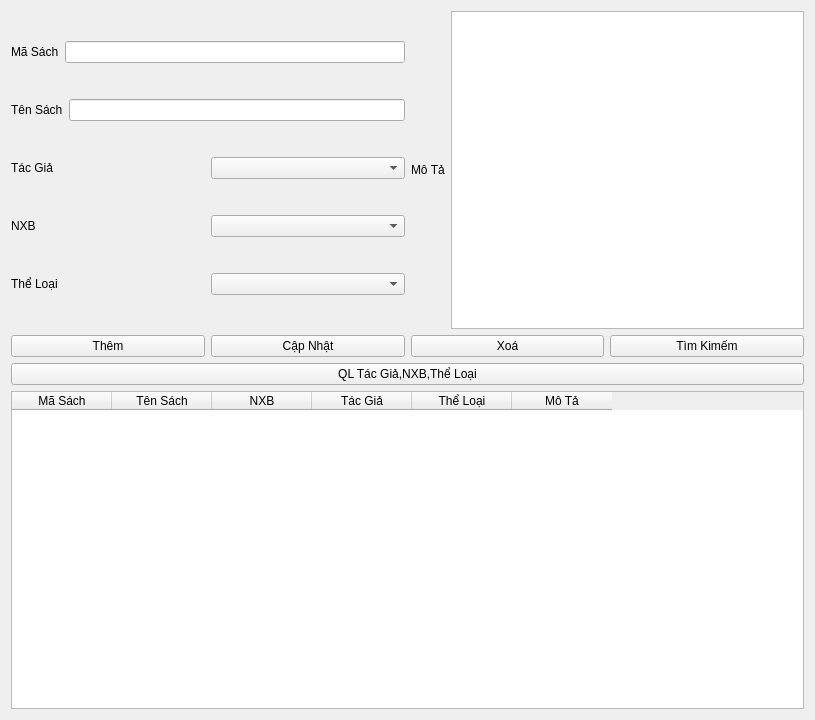
<?xml version="1.0" encoding="UTF-8"?>
<ui version="4.0">
 <class>Form</class>
 <widget class="QWidget" name="Form">
  <property name="geometry">
   <rect>
    <x>0</x>
    <y>0</y>
    <width>815</width>
    <height>720</height>
   </rect>
  </property>
  <property name="sizePolicy">
   <sizepolicy hsizetype="Preferred" vsizetype="Preferred">
    <horstretch>0</horstretch>
    <verstretch>0</verstretch>
   </sizepolicy>
  </property>
  <property name="windowTitle">
   <string>Form</string>
  </property>
  <layout class="QGridLayout" name="gridLayout_10">
   <item row="0" column="0">
    <layout class="QGridLayout" name="gridLayout_5">
     <item row="0" column="0">
      <layout class="QGridLayout" name="gridLayout_8">
       <item row="0" column="0">
        <layout class="QGridLayout" name="gridLayout">
         <item row="0" column="0">
          <widget class="QLabel" name="label">
           <property name="text">
            <string>Mã Sách</string>
           </property>
          </widget>
         </item>
         <item row="0" column="1">
          <widget class="QLineEdit" name="lineEdit"/>
         </item>
        </layout>
       </item>
       <item row="1" column="0">
        <layout class="QGridLayout" name="gridLayout_2">
         <item row="0" column="0">
          <widget class="QLabel" name="label_2">
           <property name="text">
            <string>Tên Sách</string>
           </property>
          </widget>
         </item>
         <item row="0" column="1">
          <widget class="QLineEdit" name="lineEdit_2"/>
         </item>
        </layout>
       </item>
       <item row="2" column="0">
        <layout class="QGridLayout" name="gridLayout_3">
         <item row="0" column="1">
          <widget class="QComboBox" name="comboBox"/>
         </item>
         <item row="0" column="0">
          <widget class="QLabel" name="label_3">
           <property name="sizePolicy">
            <sizepolicy hsizetype="Preferred" vsizetype="Preferred">
             <horstretch>0</horstretch>
             <verstretch>0</verstretch>
            </sizepolicy>
           </property>
           <property name="minimumSize">
            <size>
             <width>0</width>
             <height>0</height>
            </size>
           </property>
           <property name="text">
            <string>Tác Giả</string>
           </property>
          </widget>
         </item>
        </layout>
       </item>
       <item row="3" column="0">
        <layout class="QGridLayout" name="gridLayout_6">
         <item row="0" column="0">
          <widget class="QLabel" name="label_6">
           <property name="text">
            <string>NXB</string>
           </property>
          </widget>
         </item>
         <item row="0" column="1">
          <widget class="QComboBox" name="comboBox_4"/>
         </item>
        </layout>
       </item>
       <item row="4" column="0">
        <layout class="QGridLayout" name="gridLayout_7">
         <item row="0" column="0">
          <widget class="QLabel" name="label_7">
           <property name="text">
            <string>Thể Loại</string>
           </property>
          </widget>
         </item>
         <item row="0" column="1">
          <widget class="QComboBox" name="comboBox_5"/>
         </item>
        </layout>
       </item>
      </layout>
     </item>
     <item row="0" column="1">
      <layout class="QGridLayout" name="gridLayout_4">
       <item row="0" column="0">
        <widget class="QLabel" name="label_4">
         <property name="text">
          <string>Mô Tả</string>
         </property>
        </widget>
       </item>
       <item row="0" column="1">
        <widget class="QPlainTextEdit" name="plainTextEdit"/>
       </item>
      </layout>
     </item>
    </layout>
   </item>
   <item row="1" column="0">
    <layout class="QHBoxLayout" name="horizontalLayout">
     <item>
      <widget class="QPushButton" name="pushButton_4">
       <property name="text">
        <string>Thêm</string>
       </property>
      </widget>
     </item>
     <item>
      <widget class="QPushButton" name="pushButton_3">
       <property name="text">
        <string>Cập Nhật</string>
       </property>
      </widget>
     </item>
     <item>
      <widget class="QPushButton" name="pushButton_2">
       <property name="text">
        <string>Xoá</string>
       </property>
      </widget>
     </item>
     <item>
      <widget class="QPushButton" name="pushButton">
       <property name="text">
        <string>Tìm Kimếm</string>
       </property>
      </widget>
     </item>
    </layout>
   </item>
   <item row="2" column="0">
    <layout class="QHBoxLayout" name="horizontalLayout_2">
     <item>
      <widget class="QPushButton" name="pushButton_5">
       <property name="text">
        <string>QL Tác Giả,NXB,Thể Loại</string>
       </property>
      </widget>
     </item>
    </layout>
   </item>
   <item row="3" column="0">
    <layout class="QGridLayout" name="gridLayout_9">
     <item row="0" column="0">
      <widget class="QTableWidget" name="tableWidget">
       <attribute name="verticalHeaderVisible">
        <bool>false</bool>
       </attribute>
       <column>
        <property name="text">
         <string>Mã Sách</string>
        </property>
       </column>
       <column>
        <property name="text">
         <string>Tên Sách</string>
        </property>
       </column>
       <column>
        <property name="text">
         <string>NXB</string>
        </property>
       </column>
       <column>
        <property name="text">
         <string>Tác Giả</string>
        </property>
       </column>
       <column>
        <property name="text">
         <string>Thể Loại</string>
        </property>
       </column>
       <column>
        <property name="text">
         <string>Mô Tả</string>
        </property>
       </column>
      </widget>
     </item>
    </layout>
   </item>
  </layout>
 </widget>
 <resources/>
 <connections/>
</ui>
